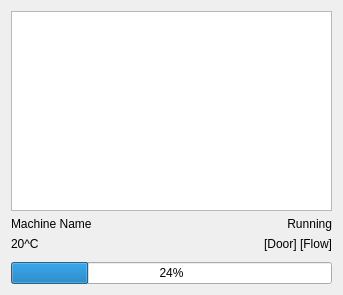
<?xml version="1.0" encoding="UTF-8"?>
<ui version="4.0">
 <class>MachineMonitor</class>
 <widget class="QDialog" name="MachineMonitor">
  <property name="geometry">
   <rect>
    <x>0</x>
    <y>0</y>
    <width>343</width>
    <height>295</height>
   </rect>
  </property>
  <property name="windowTitle">
   <string>Dialog</string>
  </property>
  <layout class="QVBoxLayout" name="verticalLayout">
   <item>
    <widget class="QGraphicsView" name="graphicsView"/>
   </item>
   <item>
    <layout class="QHBoxLayout" name="horizontalLayout">
     <item>
      <widget class="QLabel" name="label">
       <property name="text">
        <string>Machine Name</string>
       </property>
      </widget>
     </item>
     <item>
      <widget class="QLabel" name="label_2">
       <property name="text">
        <string>Running</string>
       </property>
       <property name="alignment">
        <set>Qt::AlignRight|Qt::AlignTrailing|Qt::AlignVCenter</set>
       </property>
      </widget>
     </item>
    </layout>
   </item>
   <item>
    <layout class="QHBoxLayout" name="horizontalLayout_2">
     <property name="bottomMargin">
      <number>5</number>
     </property>
     <item>
      <widget class="QLabel" name="label_3">
       <property name="text">
        <string>20^C</string>
       </property>
      </widget>
     </item>
     <item>
      <widget class="QLabel" name="label_4">
       <property name="text">
        <string>[Door] [Flow]</string>
       </property>
       <property name="alignment">
        <set>Qt::AlignRight|Qt::AlignTrailing|Qt::AlignVCenter</set>
       </property>
      </widget>
     </item>
    </layout>
   </item>
   <item>
    <widget class="QProgressBar" name="progressBar">
     <property name="value">
      <number>24</number>
     </property>
    </widget>
   </item>
  </layout>
 </widget>
 <resources/>
 <connections/>
</ui>
